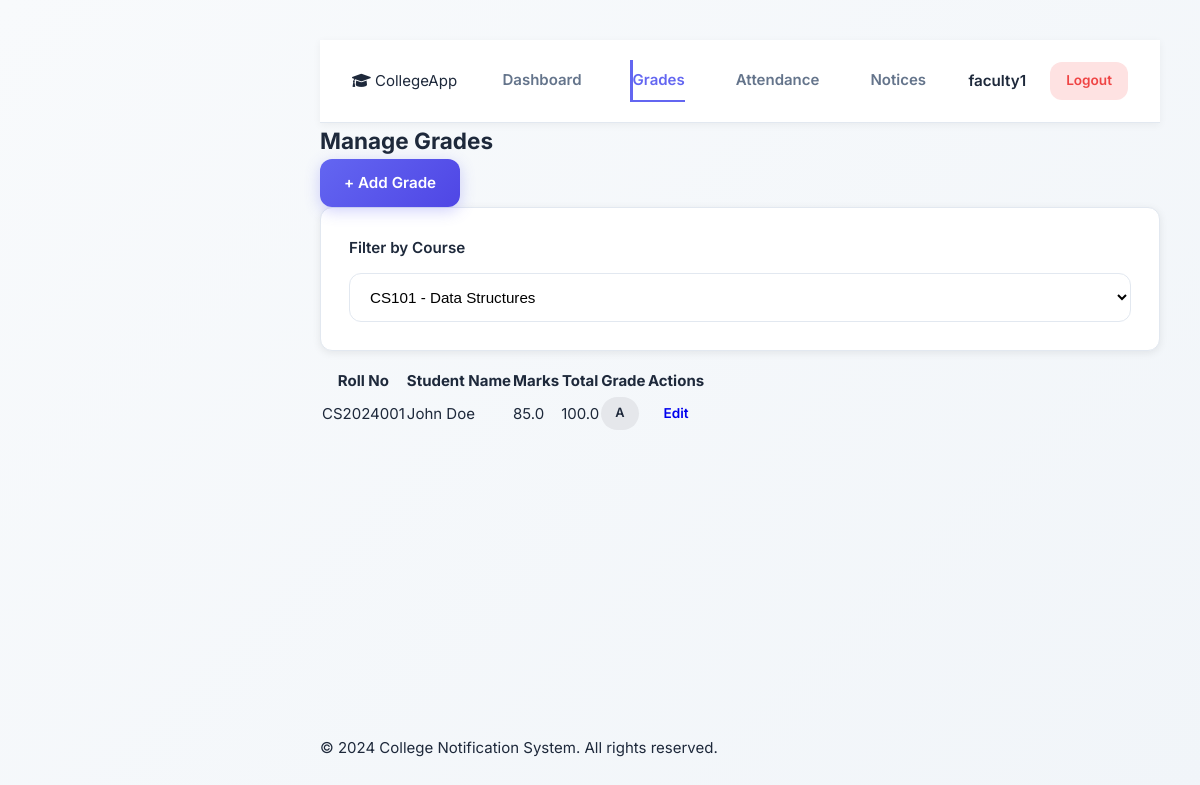
Page /admin/grades?course_id=1 (signed in) on the committed database.
### tables this page shows
CREATE TABLE grades (
  id INTEGER PRIMARY KEY AUTOINCREMENT,
  student_id INTEGER NOT NULL,
  course_id INTEGER NOT NULL,
  marks_obtained REAL,
  total_marks REAL DEFAULT 100,
  grade TEXT,
  created_at TEXT DEFAULT (datetime('now','localtime')),
  FOREIGN KEY (student_id) REFERENCES students(id) ON DELETE CASCADE,
  FOREIGN KEY (course_id) REFERENCES courses(id) ON DELETE CASCADE,
  UNIQUE(student_id, course_id)
);

CREATE TABLE students (
  id INTEGER PRIMARY KEY AUTOINCREMENT,
  user_id INTEGER UNIQUE NOT NULL,
  roll_no TEXT UNIQUE NOT NULL,
  full_name TEXT NOT NULL,
  date_of_birth TEXT,
  phone TEXT,
  address TEXT,
  semester INTEGER DEFAULT 1,
  is_active INTEGER DEFAULT 1,
  created_at TEXT DEFAULT (datetime('now','localtime')),
  FOREIGN KEY (user_id) REFERENCES users(id) ON DELETE CASCADE
);

### app.py (the view)
@app.route('/admin/grades')
@login_required(role=['admin', 'faculty'])
def manage_grades():
    db = get_db()
    course_id = request.args.get('course_id')
    courses = db.execute("SELECT id, course_code, course_name FROM courses ORDER BY course_code").fetchall()
    grades = []
    if course_id:
        grades = db.execute("""
            SELECT g.id, s.roll_no, s.full_name, g.marks_obtained, g.total_marks, g.grade
            FROM grades g
            JOIN students s ON g.student_id = s.id
            WHERE g.course_id=?
            ORDER BY s.roll_no
        """, (course_id,)).fetchall()
    return render_template('manage_grades.html', courses=courses, grades=grades, selected_course=course_id)

### app.py (called while the page is built)
def get_db():
    if 'db' not in g:
        g.db = sqlite3.connect(DB)
        g.db.row_factory = sqlite3.Row
        g.db.execute("PRAGMA foreign_keys = ON")
    return g.db

### templates/manage_grades.html (shortened to what this page needs)
{% extends "base.html" %}
{% block content %}
<div class="container mt-4">
    <h2>Manage Grades</h2>
    <a href="{{ url_for('add_grade') }}" class="btn btn-primary mb-3">+ Add Grade</a>
    <div class="card mb-4">
        <div class="card-body">
            <form method="GET" class="row g-3">
                <div class="col-md-6">
                    <label for="course_id" class="form-label">Filter by Course</label>
                    <select class="form-control" id="course_id" name="course_id" onchange="this.form.submit()">
                        {% for course in courses %}
                        <option value="{{ course['id'] }}" {% if selected_course|int == course['id'] %}selected{% endif %}>
                            {{ course['course_code'] }} - {{ course['course_name'] }}
                        </option>
                        {% endfor %}
                    </select>
                </div>
            </form>
        </div>
    </div>
    {% if grades %}
    <div class="table-responsive">
        <table class="table table-striped table-hover">
            <thead class="table-dark">
                <tr>
                    <th>Roll No</th>
                    <th>Student Name</th>
                    <th>Marks</th>
                    <th>Total</th>
                    <th>Grade</th>
                    <th>Actions</th>
                </tr>
            </thead>
            <tbody>
                {% for grade in grades %}
                <tr>
                    <td>{{ grade['roll_no'] }}</td>
                    <td>{{ grade['full_name'] }}</td>
                    <td>{{ grade['marks_obtained'] }}</td>
                    <td>{{ grade['total_marks'] }}</td>
                    <td>
                        <span class="badge {% if grade['grade'] == 'A+' or grade['grade'] == 'A' %}bg-success{% elif grade['grade'] == 'B' %}bg-info{% elif grade['grade'] == 'C' %}bg-warning{% elif grade['grade'] == 'D' %}bg-warning{% else %}bg-danger{% endif %}">
                            {{ grade['grade'] }}
                        </span>
                    </td>
                    <td>
                        <a href="{{ url_for('edit_grade', id=grade['id']) }}" class="btn btn-sm btn-warning">Edit</a>
                    </td>
                </tr>
                {% endfor %}
            </tbody>
        </table>
    </div>
    {% else %}
    <div class="alert alert-info">No grades found. {% if selected_course %}<a href="{{ url_for('add_grade') }}">Add first grade</a>{% endif %}</div>
    {% endif %}
</div>
{% endblock %}

### static/style.css (style rules this page uses)
:root { --primary: #6366f1; --primary-dark: #4f46e5; --secondary: #ec4899; --success: #10b981; --warning: #f59e0b; --danger: #ef4444; --bg-body: #f8fafc; --bg-card: #ffffff; --text-main: #1e293b; --text-muted: #64748b; --border: #e2e8f0; --shadow: 0 10px 15px -3px rgba(0, 0, 0, 0.1); --shadow-sm: 0 1px 2px 0 rgba(0, 0, 0, 0.05); --radius: 0.75rem; --font-sans: 'Inter', system-ui, -apple-system, sans-serif; }
* { box-sizing: border-box; margin: 0; padding: 0; }
body { font-family: var(--font-sans); background: linear-gradient(135deg, #f8fafc 0%, #f1f5f9 100%); color: var(--text-main); line-height: 1.6; font-size: 15px; min-height: 100vh; display: flex; flex-direction: column; }
.btn { display: inline-flex; align-items: center; justify-content: center; padding: 0.75rem 1.5rem; border-radius: var(--radius); font-weight: 600; text-decoration: none; transition: all 0.3s ease; border: none; cursor: pointer; gap: 0.5rem; font-size: 0.95rem; }
.btn-primary { background: linear-gradient(135deg, var(--primary), var(--primary-dark)); color: white; box-shadow: 0 4px 15px rgba(99, 102, 241, 0.3); }
.btn-sm { padding: 0.5rem 1rem; font-size: 0.85rem; }
.card { background: var(--bg-card); border: 1px solid var(--border); border-radius: var(--radius); padding: 1.75rem; box-shadow: 0 2px 8px rgba(0, 0, 0, 0.08); margin-bottom: 1.5rem; transition: all 0.3s cubic-bezier(0.4, 0, 0.2, 1); }
.form-label { display: block; margin-bottom: 0.75rem; font-weight: 600; color: var(--text-main); font-size: 0.95rem; }
.form-control { width: 100%; padding: 0.875rem 1rem; border-radius: var(--radius); border: 1.5px solid var(--border); background: white; transition: all 0.3s ease; font-size: 0.95rem; }
.form-control::placeholder { color: var(--text-muted); }
.mb-4 { margin-bottom: 1rem; }
.badge { display: inline-block; padding: 0.375rem 0.875rem; border-radius: 99px; font-size: 0.8rem; font-weight: 600; background: #e5e7eb; color: var(--text-main); }

### rows in the picture
grades: roll_no "CS2024001", full_name "John Doe", marks_obtained "85.0", total_marks "100.0", grade "A"

### other values in the picture
{{ session.user }} "faculty1"
form field course_id "CS101 - Data Structures"
